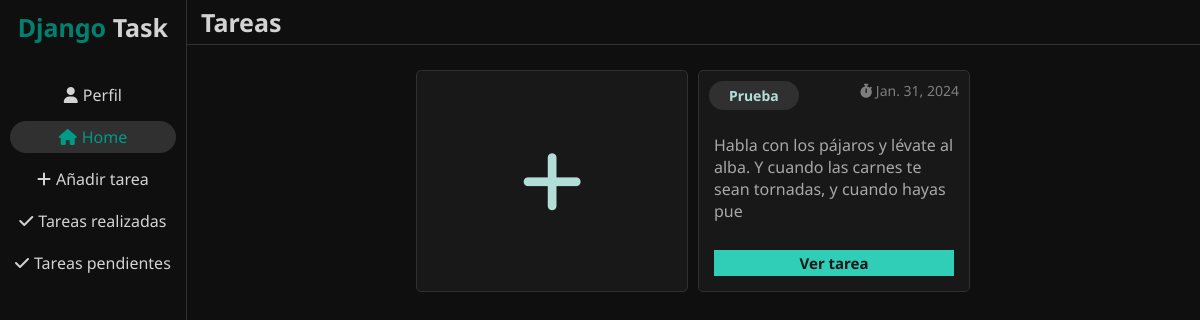
Page /home/ (signed in) on the committed database.
### tasks/models.py (models this page shows, shortened)
class Task(models.Model):
    id = models.AutoField(primary_key=True)
    user = models.ForeignKey(User, on_delete=models.CASCADE)
    title = models.CharField(max_length=40)
    description = models.TextField()
    startDate = models.DateField(default=timezone.now)
    endDate = models.DateField()
    complete = models.BooleanField(default=False)

### tasks/views.py (the view)
# urls.py: 2. Add a URL to urlpatterns:  path('', views.home, name='home')
def home(request):
    if request.user.is_authenticated:
        tasks = Task.objects.filter(user=request.user)
        return render(request, 'home.html', { "ide" : "home", "tasks" : tasks})
    else:
        return redirect('login')

### tasks/templates/home.html (shortened to what this page needs)
{% extends 'base.html' %}
{% block content %}
<div class="son">
    <h2>Tareas</h2>
    <div class="container-card">
        <div class="card-add">
            <a href="/add_task"><i class="fa-solid fa-plus"></i></a>
        </div>
        {% for task in tasks %}
        <div class="card">
            <div class="title-card">
                <div>
                    <h4>{{ task.title }}</h4>
                </div>
                <p><i class="fa-solid fa-stopwatch"></i> {{ task.endDate }}</p>
            </div>
            <p class="description">{{ task.description|slice:":100" }} </p>
            <a href="{% url 'taskView' id=task.id %}">Ver tarea</a>
        </div>
        {% endfor %}
    </div>
</div>
{% endblock %}

### tasks/static/home.css (style rules this page uses)
* { margin: 0; padding: 0; font-family: 'Noto Sans', sans-serif; }
html { height: 100%; }
body { background-color: #0F0F0F; height: 100%; }
.son { margin-left: 186px; display: flex; flex-direction: column; width: 100%; height: 100%; }
.son h2 { border-bottom: 1px solid #303030; padding: 5px 15px; color: #d3d3d3; font-size: 25px; }
.container-card { display: flex; justify-content: center; flex-wrap: wrap; margin: 20px; height: 100%; }
.card { display: flex; flex-direction: column; justify-content: space-between; flex: 1 1 200px; width: 20%; background-color: #181818; border: 1px solid #303030; padding: 10px; border-radius: 5px; margin: 5px; max-height: 200px; max-width: 250px; }
.title-card { display: flex; justify-content: space-between; }
.title-card div { display: flex; align-items: center; }
.title-card p { color: #7e7e7e; font-size: 14px; }
.title-card h4 { display: inline; color: #b3ddd7; background-color: #303030; padding: 5px 20px; border-radius: 20px; font-size: 14px !important; font-weight: bolder; }
.description { color: #a8a8a8; padding: 5px; }
.card a { text-decoration: none; text-align: center; margin: 5px; background-color: #30ceb6; color: #181818; border: none; padding: 3px 8px; font-size: 15px; font-weight: bolder; cursor: pointer; }
.card-add { max-width: 250px; max-height: 200px; flex: 1 1 200px; display: flex; width: 20%; background-color: #181818; border: 1px solid #303030; padding: 10px; border-radius: 5px; margin: 5px; align-items: center; }
.card-add a { text-decoration: none; font-size: 70px; margin: 0 auto; color: #b3ddd7; }

### rows in the picture
Task: title "Prueba", endDate "Jan. 31, 2024", description "Habla con los pájaros y lévate al alba. Y cuando las carnes te sean tornadas, y cuando hayas pue"
